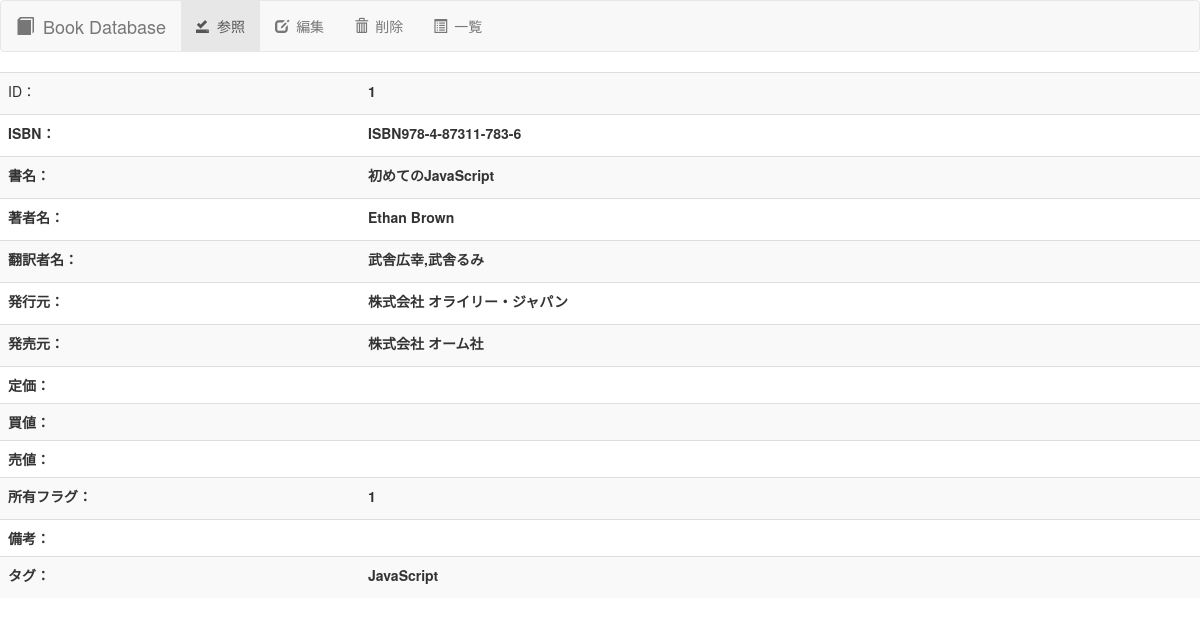
/detail/1, run on the app's committed database.
### tables this page shows
CREATE TABLE books(
                      data_id INTEGER PRIMARY KEY AUTOINCREMENT
                    , isbn TEXT
                    , name TEXT
                    , author TEXT
                    , translator TEXT
                    , publisher TEXT
                    , selling_agency TEXT
                    , original_price INTEGER
                    , bid_price INTEGER
                    , selling_price INTEGER
                    , owned_flg INTEGER
                    , remarks TEXT
                    , tag TEXT
                    , regist_datetime TEXT
                    , update_datetime TEXT
                    , delete_datetime TEXT
                );

### 書籍管理/web_book_manage.py (the view)
@app.route('/detail/<int:id>', methods=['GET'])
def get_detail(id):
    book = util_db.Book(db_file, id)
    return render_template('web_book_detail.html', book=book)

### 書籍管理/templates/web_book_detail.html (shortened to what this page needs)
<!DOCTYPE html>
<html lang="ja">
	<head>
		<link href="https://maxcdn.bootstrapcdn.com/bootstrap/3.3.1/css/bootstrap.min.css" rel="stylesheet">
	</head>
    <body>
        <nav class="navbar navbar-default">
            <div class="container-fluid">
                <div class="navbar-header">
                    <a class="navbar-brand" href="/list"><span class="glyphicon glyphicon-book" aria-hidden="true"></span>&ensp;Book Database</a>
                </div>
                <div class="collapse navbar-collapse" id="navbarBook">
                    <ul class="nav navbar-nav">
                        <li class="active"><a href="#"><span class="glyphicon glyphicon-saved" aria-hidden="true"></span>&ensp;参照</a></li>
                        <li><a href="/edit/{{ book.data_id }}"><span class="glyphicon glyphicon-edit" aria-hidden="true"></span>&ensp;編集</a></li>
                        <li><a href="/delete/{{ book.data_id }}"><span class="glyphicon glyphicon-trash" aria-hidden="true"></span>&ensp;削除</a></li>
                        <li><a href="/list"><span class="glyphicon glyphicon-list-alt" aria-hidden="true"></span>&ensp;一覧</a></li>
                    </ul>
                </div>
            </div>
        </nav>
        <div class="table-responsive">
            <form method="post" action="/edit">
                <table class="table table-striped" width="70%">
                    <tr>
                        <td width="30%">ID：</td>
                        <td width="70%">
                            <label>{{ book.data_id }}</label>
                        </td>
                    </tr>
                    <tr>
                        <th>ISBN：</td>
                        <td>
                            <label>{{ book.isbn }}</label>
                        </td>
                    </tr>
                    <tr>
                        <th>書名：</td>
                        <td>
                            <label>{{ book.name }}</label>
                        </td>
                    </tr>
                    <tr>
                        <th>著者名：</td>
                        <td>
                            <label>{{ book.author }}</label>
                        </td>
                    </tr>
                    <tr>
                        <th>翻訳者名：</td>
                        <td>
                            <label>{{ book.translator }}</label>
                        </td>
                    </tr>
                    <tr>
                        <th>発行元：</td>
                        <td>
                            <label>{{ book.publisher }}</label>
                        </td>
                    </tr>
                    <tr>
                        <th>発売元：</td>
                        <td>
                            <label>{{ book.selling_agency }}</label>
                        </td>
                    </tr>
                    <tr>
                        <th>定価：</td>
                        <td>
                        </td>
                    </tr>
                    <tr>
                        <th>買値：</td>
                        <td>
                        </td>
                    </tr>
                    <tr>
                        <th>売値：</td>
                        <td>
                        </td>
                    </tr>
                    <tr>
                        <th>所有フラグ：</td>
                        <td>
                            <label>{{ book.owned_flg }}</label>
                        </td>
                    </tr>
                    <tr>
                        <th>備考：</td>
                        <td>
                        </td>
                    </tr>
                    <tr>
                        <th>タグ：</td>
                        <td>
                            <label>{{ book.tag }}</label>
                        </td>
                    </tr>
                </table>
            </form>
        </div>
    </body>
</html>

### data on the page
books: data_id "1", isbn "ISBN978-4-87311-783-6", name "初めてのJavaScript", author "Ethan Brown", translator "武舎広幸,武舎るみ", publisher "株式会社 オライリー・ジャパン", selling_agency "株式会社 オーム社", owned_flg "1", tag "JavaScript"
